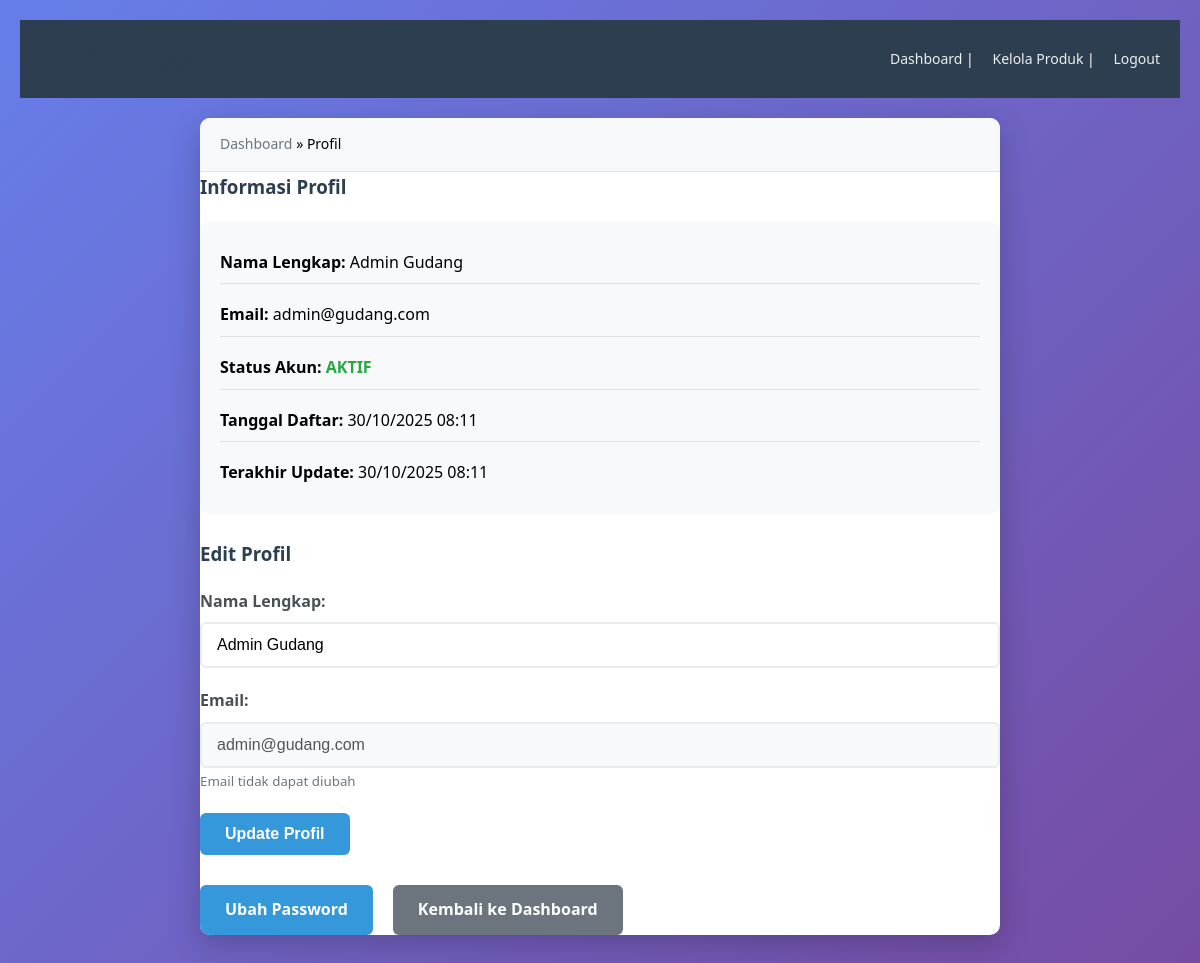
The app's page /profile.php (signed in) with its own data.
### tables this page shows
CREATE TABLE IF NOT EXISTS users (
    id INT AUTO_INCREMENT PRIMARY KEY,
    email VARCHAR(255) UNIQUE NOT NULL,
    password VARCHAR(255) NOT NULL,
    full_name VARCHAR(255) NOT NULL,
    activation_token VARCHAR(255),
    reset_token VARCHAR(255),
    is_active TINYINT(1) DEFAULT 0,
    created_at TIMESTAMP DEFAULT CURRENT_TIMESTAMP,
    updated_at TIMESTAMP DEFAULT CURRENT_TIMESTAMP ON UPDATE CURRENT_TIMESTAMP
);

### profile.php (the view, shortened to what this page needs)
<?php
require_once 'includes/auth.php';
$stmt = $pdo->prepare("SELECT * FROM users WHERE id = ?");
$stmt->execute([$_SESSION['user_id']]);
$user = $stmt->fetch();
?>
<!DOCTYPE html>
<html lang="id">
<head>
    <link rel="stylesheet" href="assets/css/style.css">
</head>
<body>
    <div class="header">
        <h2>Profil Pengguna</h2>
        <div class="user-info">
            <a href="dashboard.php">Dashboard</a> |
            <a href="products.php">Kelola Produk</a> |
            <a href="logout.php">Logout</a>
        </div>
    </div>
    <div class="container">
        <div class="breadcrumb">
            <a href="dashboard.php">Dashboard</a> &raquo; Profil
        </div>
        <h3>Informasi Profil</h3>
        <div class="profile-info">
            <p><strong>Nama Lengkap:</strong> <?= htmlspecialchars($user['full_name']) ?></p>
            <p><strong>Email:</strong> <?= htmlspecialchars($user['email']) ?></p>
            <p><strong>Status Akun:</strong>
                <span style="color: <?= $user['is_active'] ? '#28a745' : '#dc3545' ?>; font-weight: bold;">
                    <?= $user['is_active'] ? 'AKTIF' : 'BELUM AKTIF' ?>
                </span>
            </p>
            <p><strong>Tanggal Daftar:</strong> <?= date('d/m/Y H:i', strtotime($user['created_at'])) ?></p>
            <p><strong>Terakhir Update:</strong> <?= date('d/m/Y H:i', strtotime($user['updated_at'])) ?></p>
        </div>
        <h3>Edit Profil</h3>
        <form method="POST">
            <div class="form-group">
                <label>Nama Lengkap:</label>
                <input type="text" name="full_name" value="<?= htmlspecialchars($user['full_name']) ?>" required>
            </div>
            <div class="form-group">
                <label>Email:</label>
                <input type="email" value="<?= htmlspecialchars($user['email']) ?>" disabled style="background: #f8f9fa;">
                <small style="color: #6c757d;">Email tidak dapat diubah</small>
            </div>
            <button type="submit">Update Profil</button>
        </form>
        <div class="form-actions" style="margin-top: 30px;">
            <a href="change_password.php" class="btn">Ubah Password</a>
            <a href="dashboard.php" class="btn btn-secondary">Kembali ke Dashboard</a>
        </div>
    </div>
</body>
</html>

### assets/css/style.css (style rules this page uses)
* { margin: 0; padding: 0; box-sizing: border-box; }
body { font-family: 'Segoe UI', Tahoma, Geneva, Verdana, sans-serif; line-height: 1.6; background: linear-gradient(135deg, #667eea 0%, #764ba2 100%); min-height: 100vh; padding: 20px; }
.container { max-width: 800px; margin: 20px auto; background: white; border-radius: 10px; box-shadow: 0 10px 30px rgba(0,0,0,0.2); overflow: hidden; }
.header { background: #2c3e50; color: white; padding: 20px; display: flex; justify-content: space-between; align-items: center; }
.header h2 { margin: 0; font-size: 24px; }
.user-info { font-size: 14px; }
.user-info a { color: #ecf0f1; margin-left: 15px; text-decoration: none; transition: color 0.3s; }
.breadcrumb { background: #f8f9fa; padding: 15px 20px; border-bottom: 1px solid #dee2e6; font-size: 14px; }
.breadcrumb a { color: #6c757d; text-decoration: none; }
h2, h3 { color: #2c3e50; margin-bottom: 20px; font-weight: 600; }
.form-group { margin-bottom: 20px; }
label { display: block; margin-bottom: 8px; font-weight: 600; color: #495057; }
input[type="text"], input[type="email"], input[type="password"], input[type="number"], textarea, select { width: 100%; padding: 12px 15px; border: 2px solid #e9ecef; border-radius: 6px; font-size: 16px; transition: all 0.3s; }
button, .btn { background: #3498db; color: white; padding: 12px 25px; border: none; border-radius: 6px; cursor: pointer; text-decoration: none; display: inline-block; font-size: 16px; font-weight: 600; transition: all 0.3s; margin-right: 10px; }
.btn-secondary { background: #6c757d; }
.profile-info { background: #f8f9fa; padding: 20px; border-radius: 8px; margin-bottom: 25px; }
.profile-info p { margin-bottom: 10px; padding: 8px 0; border-bottom: 1px solid #dee2e6; }
.profile-info p:last-child { border-bottom: none; margin-bottom: 0; }
.form-actions { display: flex; gap: 10px; margin-top: 25px; }

### records on screen
users: full_name "Admin Gudang", email "admin@gudang.com", created_at "30/10/2025 08:11", updated_at "30/10/2025 08:11"
